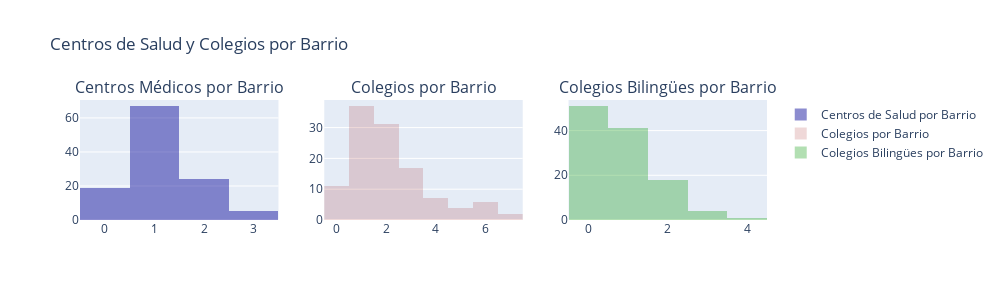

Here is the notebook cell this chart was saved with:
### Code cell
# Mostramos subplots
from plotly.subplots import make_subplots
fig = make_subplots(
    rows=1, cols=3,
    subplot_titles=("Centros Médicos por Barrio", "Colegios por Barrio", "Colegios Bilingües por Barrio"))

fig.add_trace(go.Histogram(x = datos_barrios['Cant_Centros_de_Salud'],
                     opacity = 0.75,
                     name = 'Centros de Salud por Barrio',
                     marker = dict(color = 'rgba(0,0,150,0.6)')),row=1, col=1)

fig.add_trace(go.Histogram(x = datos_barrios['Cant_Colegios'],
                     opacity = 0.25,
                     name = 'Colegios por Barrio',
                     marker = dict(color = 'rgba(150,0,0,0.6)')),row=1, col=2)

fig.add_trace(go.Histogram(x = datos_barrios['Cant_Coleg_Bilingues'],
                     opacity = 0.50,
                     name = 'Colegios Bilingües por Barrio',
                     marker = dict(color = 'rgba(0,150,0,0.6)')),row=1, col=3)


fig.update_layout(height=300, width=1000,
                  title_text="Centros de Salud y Colegios por Barrio")

fig.show()

### Figure 1 — Plotly figure (JSON) as saved in the notebook; plotly's stock layout.template omitted (floating-point values rounded to 4 significant figures)
{"data": [{"marker": {"color": "rgba(0,0,150,0.6)"}, "name": "Centros de Salud por Barrio", "opacity": 0.75, "type": "histogram", "x": [1, 0, 1, 2, 1, 2, 1, 1, 1, 2, 1, 1, 1, 1, 1, 2, 1, 1, 1, 1, 1, 2, 0, 2, 0, 1, 1, 2, 1, 1, 3, 1, 0, 1, 1, 0, 1, 0, 2, 1, 2, 2, 1, 2, 0, 0, 1, 2, 2, 1, 3, 1, 3, 2, 1, 2, 1, 1, 0, 0, 1, 1, 1, 2, 3, 2, 3, 0, 2, 1, 0, 1, 1, 0, 1, 0, 2, 1, 1, 0, 1, 1, 0, 1, 0, 1, 1, 1, 1, 1, 1, 1, 1, 0, 1, 2, 1, 1, 1, 0, 1, 2, 2, 1, 1, 1, 1, 2, 1, 2, 1, 1, 1, 1, 1], "xaxis": "x", "yaxis": "y"}, {"marker": {"color": "rgba(150,0,0,0.6)"}, "name": "Colegios por Barrio", "opacity": 0.25, "type": "histogram", "x": [2, 1, 1, 3, 1, 1, 2, 3, 4, 4, 2, 1, 3, 2, 2, 1, 3, 1, 3, 1, 1, 3, 3, 1, 2, 1, 1, 2, 2, 1, 2, 1, 1, 2, 3, 2, 1, 3, 5, 2, 2, 7, 1, 4, 1, 2, 6, 4, 6, 3, 5, 2, 1, 3, 2, 1, 2, 4, 2, 2, 2, 2, 2, 6, 2, 5, 6, 5, 1, 1, 1, 1, 1, 2, 1, 1, 1, 3, 2, 1, 1, 3, 2, 2, 1, 1, 1, 1, 2, 2, 3, 1, 1, 2, 2, 6, 7, 1, 3, 3, 4, 3, 6, 4, 0, 0, 0, 0, 0, 0, 0, 0, 0, 0, 0], "xaxis": "x2", "yaxis": "y2"}, {"marker": {"color": "rgba(0,150,0,0.6)"}, "name": "Colegios Bilingües por Barrio", "opacity": 0.5, "type": "histogram", "x": [2, 0, 1, 1, 0, 0, 1, 2, 1, 0, 0, 0, 1, 0, 1, 0, 1, 1, 2, 1, 1, 3, 2, 1, 2, 0, 1, 2, 1, 0, 0, 0, 0, 1, 2, 0, 1, 1, 3, 2, 1, 2, 0, 4, 1, 1, 2, 2, 1, 1, 1, 0, 0, 0, 1, 0, 0, 3, 0, 1, 1, 2, 2, 0, 0, 1, 2, 3, 1, 0, 1, 0, 1, 0, 0, 1, 0, 1, 1, 0, 1, 1, 0, 0, 0, 1, 0, 0, 1, 0, 2, 0, 0, 0, 2, 1, 2, 1, 2, 0, 1, 0, 1, 1, 0, 0, 0, 0, 0, 0, 0, 0, 0, 0, 0], "xaxis": "x3", "yaxis": "y3"}], "layout": {"annotations": [{"font": {"size": 16}, "showarrow": false, "text": "Centros Médicos por Barrio", "x": 0.1444, "xanchor": "center", "xref": "paper", "y": 1, "yanchor": "bottom", "yref": "paper"}, {"font": {"size": 16}, "showarrow": false, "text": "Colegios por Barrio", "x": 0.5, "xanchor": "center", "xref": "paper", "y": 1, "yanchor": "bottom", "yref": "paper"}, {"font": {"size": 16}, "showarrow": false, "text": "Colegios Bilingües por Barrio", "x": 0.8556, "xanchor": "center", "xref": "paper", "y": 1, "yanchor": "bottom", "yref": "paper"}], "height": 300, "title": {"text": "Centros de Salud y Colegios por Barrio"}, "width": 1000, "xaxis": {"anchor": "y", "domain": [0, 0.2889]}, "xaxis2": {"anchor": "y2", "domain": [0.3556, 0.6444]}, "xaxis3": {"anchor": "y3", "domain": [0.7111, 1]}, "yaxis": {"anchor": "x", "domain": [0, 1]}, "yaxis2": {"anchor": "x2", "domain": [0, 1]}, "yaxis3": {"anchor": "x3", "domain": [0, 1]}}}
